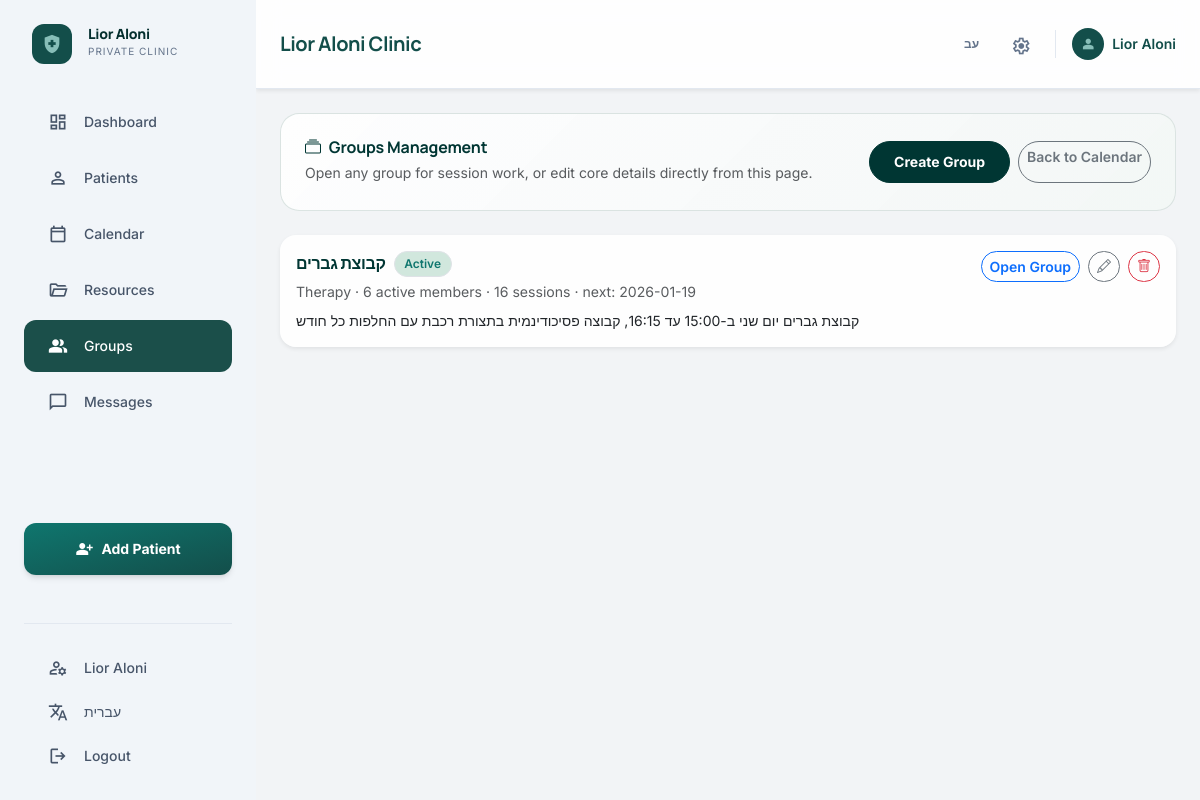
Before: /groups (signed in) with the older database file.
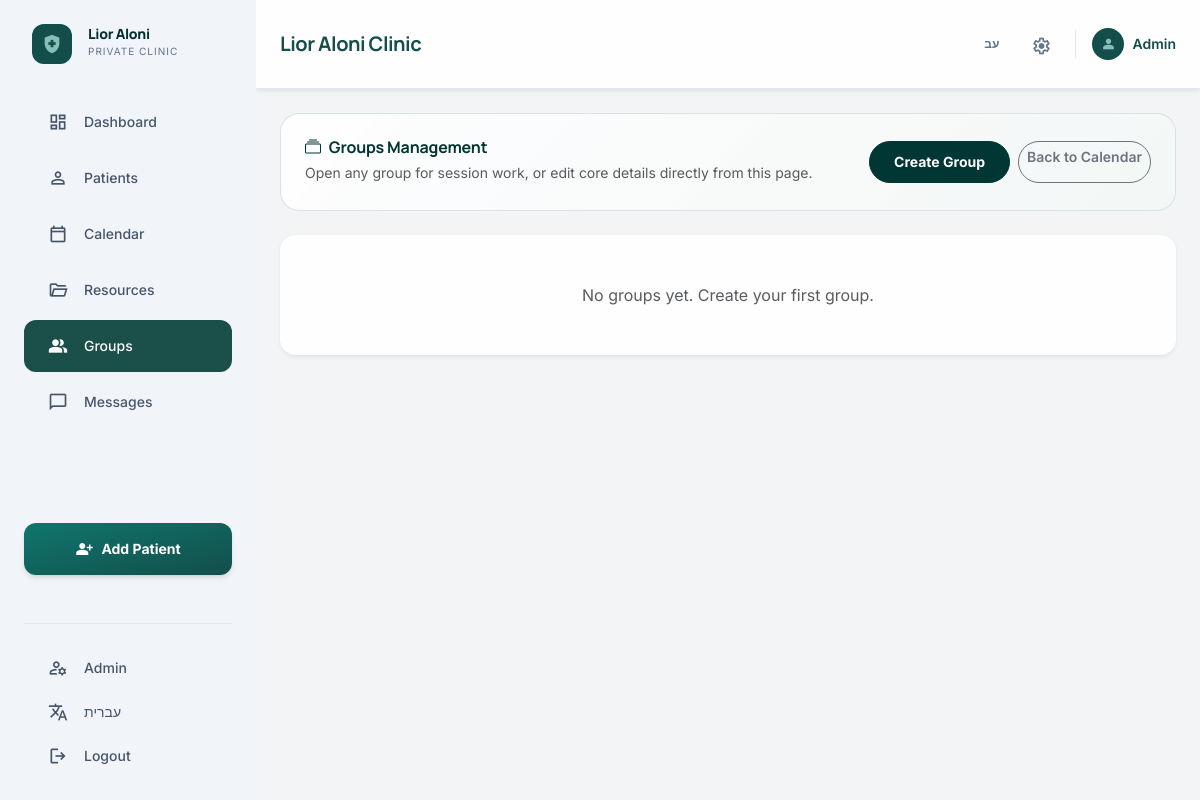
After: the same page with the newer database file.
### tables this page shows
CREATE TABLE users (
    id INTEGER PRIMARY KEY AUTOINCREMENT,
    username TEXT NOT NULL UNIQUE,
    display_name TEXT,
    password_hash TEXT NOT NULL,
    role TEXT NOT NULL CHECK(role IN ('admin', 'patient')),
    totp_secret TEXT,
    totp_enabled BOOLEAN DEFAULT 0,
    force_password_change BOOLEAN DEFAULT 0,
    email TEXT,
    phone TEXT,
    id_number TEXT,
    birth_date DATE,
    patient_id INTEGER,
    is_active BOOLEAN DEFAULT 1,
    created_at TIMESTAMP DEFAULT CURRENT_TIMESTAMP,
    FOREIGN KEY (patient_id) REFERENCES patients (id)
);

CREATE TABLE groups (
    id INTEGER PRIMARY KEY AUTOINCREMENT,
    name TEXT NOT NULL,
    group_type TEXT DEFAULT 'support',
    description TEXT,
    is_active BOOLEAN DEFAULT 1,
    created_at TIMESTAMP DEFAULT CURRENT_TIMESTAMP
);

### app.py (the view, shortened to what this page needs)
@app.route('/groups', methods=['GET', 'POST'])
@login_required
def groups_dashboard():
    if current_user.role != 'admin':
        return redirect(url_for('patient_home'))
    db = get_db()
    groups = db.execute('''
        SELECT g.*, COUNT(gm.patient_id) AS member_count,
               (
                 SELECT COUNT(*)
                 FROM group_sessions gs
                 WHERE gs.group_id = g.id
               ) AS session_count,
               (
                 SELECT MIN(gs2.session_date)
                 FROM group_sessions gs2
                 WHERE gs2.group_id = g.id AND COALESCE(gs2.status, 'scheduled') = 'scheduled'
               ) AS next_session_date
        FROM groups g
        LEFT JOIN group_members gm ON gm.group_id = g.id AND gm.left_at IS NULL
        GROUP BY g.id
        ORDER BY g.created_at DESC, g.name ASC
    ''').fetchall()
    return render_template('groups_overview.html', groups=groups)

### app.py (called while the page is built, shortened)
@app.context_processor
def inject_translations():
    def t(text):
        if session.get('lang') == 'he':
            return HEBREW_TRANSLATIONS.get(text, text)
        return text
    ui_density = (session.get('ui_density') or 'balanced').strip().lower()
    if ui_density not in {'compact', 'balanced', 'large'}:
        ui_density = 'balanced'
    return dict(t=t, lang=session.get('lang', 'en'), ui_density=ui_density)

@app.context_processor
def inject_global_vars():
    unread_messages = 0
    if current_user.is_authenticated:
        db = get_db()
        unread_messages = db.execute(
            'SELECT COUNT(*) as count FROM messages WHERE recipient_id = ? AND is_read = 0',
            (current_user.id,)
        ).fetchone()['count']
    return dict(unread_messages=unread_messages)

@app.before_request
def routine_backup_guard():
    if request.path.startswith('/static/'):
        return
    if app.config.get('TESTING'):
        return
    import os
    import time
    db_path = app.config.get('DATABASE_PATH') or app.config.get('DATABASE', DATABASE)
    if not db_path or not os.path.exists(db_path):
        return

### templates/groups_overview.html (shortened to what this page needs)
{% extends 'layout.html' %}
{% block content %}
{% set is_he = (lang == 'he') %}
{% macro txt(en, he) -%}
{{ he if is_he else en }}
{%- endmacro %}
{% macro group_type_label(group_type) -%}
{%- if group_type == 'support' -%}{{ txt('Support', 'תמיכה') }}
{%- elif group_type == 'skills' -%}{{ txt('Skills', 'מיומנויות') }}
{%- elif group_type == 'psychoeducation' -%}{{ txt('Psychoeducation', 'פסיכו-חינוך') }}
{%- elif group_type == 'therapy' -%}{{ txt('Therapy', 'טיפול') }}
{%- else -%}{{ group_type or txt('Unknown', 'לא ידוע') }}
{%- endif -%}
{%- endmacro %}
<div class="groups-hero p-3 p-md-4 mb-4 d-flex justify-content-between align-items-center flex-wrap gap-3">
    <div>
        <h2 class="mb-1 text-primary fw-bold group-overview-title"><i class="bi bi-collection me-2"></i>{{ txt('Groups Management', 'ניהול קבוצות') }}</h2>
        <p class="text-muted small mb-0">{{ txt('Open any group for session work, or edit core details directly from this page.', 'פתיחת קבוצה לעבודה על מפגשים או עריכת פרטי הליבה ישירות מהעמוד הזה.') }}</p>
    </div>
    <div class="d-flex gap-2 flex-wrap">
        <button type="button" class="btn btn-primary btn-sm rounded-pill" onclick="toggleCreateGroupPanel()">{{ txt('Create Group', 'יצירת קבוצה') }}</button>
        <a href="{{ url_for('weekly_calendar') }}" class="btn btn-outline-secondary btn-sm rounded-pill">{{ txt('Back to Calendar', 'חזרה ליומן') }}</a>
    </div>
</div>
<div class="d-flex flex-column gap-3">
    {% for group in groups %}
    <div class="card border-0 shadow-sm rounded-4 group-overview-card">
        <div class="card-body">
            <div class="d-flex justify-content-between align-items-start flex-wrap gap-3">
                <div>
                    <div class="d-flex align-items-center gap-2 flex-wrap mb-1">
                        <h5 class="fw-bold mb-0 text-primary">{{ group['name'] }}</h5>
                        <span class="badge rounded-pill {% if group['is_active'] %}bg-success-subtle text-success{% else %}bg-secondary-subtle text-secondary{% endif %} border">
                            {% if group['is_active'] %}{{ txt('Active', 'פעילה') }}{% else %}{{ txt('History', 'היסטוריה') }}{% endif %}
                        </span>
                    </div>
                    <div class="small text-muted group-overview-meta">
                        {{ group_type_label(group['group_type']) }} · {{ group['member_count'] }} {{ txt('active members', 'משתתפים פעילים') }} · {{ group['session_count'] }} {{ txt('sessions', 'מפגשים') }}
                        {% if group['next_session_date'] %} · {{ txt('next', 'הבא') }}: {{ group['next_session_date'] }}{% endif %}
                    </div>
                    {% if group['description'] %}
                    <div class="small mt-2">{{ group['description'] }}</div>
                    {% endif %}
                </div>
                <div class="d-flex gap-2 flex-wrap">
                    <a href="{{ url_for('group_detail', group_id=group['id']) }}" class="btn btn-outline-primary btn-sm rounded-pill">{{ txt('Open Group', 'פתיחת קבוצה') }}</a>
                    <button type="button" class="btn btn-outline-secondary btn-sm rounded-pill" onclick="toggleOverviewEdit({{ group['id'] }})">
                        <i class="bi bi-pencil"></i>
                    </button>
                    <button type="button" class="btn btn-outline-danger btn-sm rounded-pill" onclick="toggleOverviewDelete({{ group['id'] }})">
                        <i class="bi bi-trash"></i>
                    </button>
                </div>
            </div>
        </div>
    </div>
    {% else %}
    <div class="card border-0 shadow-sm rounded-4">
        <div class="card-body text-center text-muted py-5">
            {{ txt('No groups yet. Create your first group.', 'עדיין אין קבוצות. אפשר ליצור את הקבוצה הראשונה.') }}
        </div>
    </div>
    {% endfor %}
</div>
{% endblock %}

### templates/layout.html (shortened to what the changed rows need)
<!doctype html>
<html lang="{{ lang }}" data-density="{{ ui_density or 'balanced' }}" {% if lang == 'he' %}dir="rtl"{% endif %}>
<head>
    {% if lang == 'he' %}
    <link rel="stylesheet" href="https://cdn.jsdelivr.net/npm/bootstrap@5.3.3/dist/css/bootstrap.rtl.min.css">
    {% else %}
    <link href="https://cdn.jsdelivr.net/npm/bootstrap@5.3.3/dist/css/bootstrap.min.css" rel="stylesheet">
    {% endif %}
    <link rel="stylesheet" href="https://cdn.jsdelivr.net/npm/bootstrap-icons@1.11.3/font/bootstrap-icons.min.css">
    <script src="https://cdn.tailwindcss.com"></script>
    <link rel="stylesheet" href="{{ url_for('static', filename='style.css') }}">
</head>
<body class="bg-[#f2f4f6] text-[#191c1e]" data-endpoint="{{ request.endpoint or '' }}">
{% if current_user.is_authenticated and current_user.role == 'admin' %}
<div class="flex h-screen overflow-hidden">
    <aside id="adminSidebar" class="h-screen w-64 flex-shrink-0 bg-slate-100 flex flex-col p-4 z-40 overflow-y-auto
        fixed lg:static top-0 {% if lang == 'he' %}right-0{% else %}left-0{% endif %} -translate-x-full lg:translate-x-0 transition-transform duration-300">
        <div class="flex items-center gap-3 mb-8 px-2 flex-shrink-0">
            <div class="w-10 h-10 rounded-xl bg-[#134e4a] flex items-center justify-center flex-shrink-0">
                <span class="material-symbols-outlined text-[#87beb8] ms-fill" style="font-size:22px">health_and_safety</span>
            </div>
            <div class="min-w-0">
                <h1 class="font-black text-teal-950 leading-none text-sm truncate">{% if lang == 'he' %}ליאור אלוני{% else %}Lior Aloni{% endif %}</h1>
                <p class="text-[10px] text-slate-500 uppercase tracking-widest mt-0.5">{% if lang == 'he' %}קליניקה פרטית{% else %}Private Clinic{% endif %}</p>
            </div>
        </div>
        <nav class="flex-1 space-y-1">
            {% set endpoint_name = request.endpoint or '' %}
            {% macro nav_link(target, icon, label) %}
            <a href="{{ url_for(target) }}"
               class="flex items-center gap-3 rounded-xl px-4 py-3 font-medium text-sm transition-all duration-200 active:scale-95 {% if endpoint_name == target %}sidebar-link-active{% else %}text-slate-600 hover:bg-slate-200 hover:text-teal-800{% endif %}">
                <span class="material-symbols-outlined {% if endpoint_name == target %}ms-fill{% endif %}" style="font-size:20px">{{ icon }}</span>
                <span>{{ label }}</span>
            </a>
            {% endmacro %}
            {{ nav_link('admin_dashboard',  'dashboard',      t('Dashboard')) }}
            {{ nav_link('crm_dashboard',    'person',         t('Patients')) }}
            {{ nav_link('weekly_calendar',  'calendar_today', t('Calendar')) }}
            {{ nav_link('manage_resources', 'folder_open',    t('Resources')) }}
            {{ nav_link('groups_dashboard', 'group',          t('Groups')) }}
            <a href="#"
               class="flex items-center gap-3 rounded-xl px-4 py-3 font-medium text-sm transition-all duration-200 text-slate-600 hover:bg-slate-200 hover:text-teal-800 active:scale-95"
               data-bs-toggle="offcanvas" data-bs-target="#messagesOffcanvas" aria-controls="messagesOffcanvas">
                <span class="material-symbols-outlined" style="font-size:20px">chat_bubble</span>
                <span>{{ t('Messages') }}</span>
            </a>
        </nav>
        <a href="{{ url_for('add_patient') }}"
           class="mt-4 mb-5 flex items-center justify-center gap-2 bg-gradient-to-br from-teal-700 to-teal-900 text-white py-3 px-4 rounded-xl font-bold text-sm shadow-md hover:opacity-90 transition-opacity flex-shrink-0">
            <span class="material-symbols-outlined ms-fill" style="font-size:18px">person_add</span>
            <span>{{ t('Add Patient') }}</span>
        </a>
        <div class="border-t border-slate-200 pt-4 space-y-1 flex-shrink-0">
            <a href="{{ url_for('admin_profile') }}"
               class="flex items-center gap-3 text-slate-600 hover:bg-slate-200 rounded-xl px-4 py-2.5 transition-all duration-200 text-sm font-medium">
                <span class="material-symbols-outlined" style="font-size:20px">manage_accounts</span>
                <span class="truncate">{{ current_user.display_name or current_user.username }}</span>
            </a>
            <a href="{{ url_for('set_lang', lang='he' if lang == 'en' else 'en') }}"
               class="flex items-center gap-3 text-slate-600 hover:bg-slate-200 rounded-xl px-4 py-2.5 transition-all duration-200 text-sm font-medium">
                <span class="material-symbols-outlined" style="font-size:20px">translate</span>
                <span>{% if lang == 'en' %}עברית{% else %}English{% endif %}</span>
            </a>
            <a href="{{ url_for('logout') }}"
               class="flex items-center gap-3 text-slate-600 hover:bg-slate-200 rounded-xl px-4 py-2.5 transition-all duration-200 text-sm font-medium">
                <span class="material-symbols-outlined" style="font-size:20px">logout</span>
                <span>{{ t('Logout') }}</span>
            </a>
        </div>
    </aside>
    <div class="flex-1 flex flex-col min-w-0 overflow-hidden">
        <header class="bg-white/90 backdrop-blur-md border-b border-slate-200 flex justify-between items-center px-6 py-4 flex-shrink-0 z-30 shadow-sm">
            <div class="flex items-center gap-4">
                <h2 class="text-xl font-bold text-teal-900 font-headline tracking-tight">
                    {% block page_title %}{% if lang == 'he' %}ליאור אלוני{% else %}Lior Aloni Clinic{% endif %}{% endblock %}
                </h2>
            </div>
            <div class="flex items-center gap-3">
                <a href="{{ url_for('set_lang', lang='he' if lang == 'en' else 'en') }}"
                   class="p-2 text-slate-500 hover:text-teal-700 hover:bg-slate-100 rounded-lg transition-colors text-xs font-bold leading-none">
                    {% if lang == 'en' %}עב{% else %}EN{% endif %}
                </a>
                <a href="{{ url_for('admin_profile') }}"
                   class="p-2 text-slate-500 hover:text-teal-700 hover:bg-slate-100 rounded-lg transition-colors">
                    <span class="material-symbols-outlined" style="font-size:20px">settings</span>
                </a>
                <div class="flex items-center gap-2">
                    <div class="w-8 h-8 rounded-full bg-[#134e4a] flex items-center justify-center flex-shrink-0">
                        <span class="material-symbols-outlined text-[#87beb8] ms-fill" style="font-size:16px">person</span>
                    </div>
                    <span class="text-sm font-semibold text-teal-900 hidden md:block">{{ current_user.display_name or current_user.username }}</span>
                </div>
            </div>
        </header>
        <main class="flex-1 overflow-y-auto px-6 py-6 app-shell">
{% endif %}
{% block content %}{% endblock %}
{% if current_user.is_authenticated and current_user.role == 'admin' %}
        </main>
    </div>
</div>
{% elif current_user.is_authenticated and current_user.role == 'patient' %}
</main>
{% else %}
</main>
<footer class="py-6 border-t border-slate-200 text-center">
    <span class="text-slate-500 text-sm">© 2026 Private Psychotherapy Clinic. Calm operations for modern care.</span>
</footer>
{% endif %}
</body>
</html>

Changed rows visible on the page:
removed groups: name "קבוצת גברים", he "Active Therapy active members sessions next Open Group", member_count "6", session_count "16", next_session_date "2026-01-19", description "קבוצת גברים יום שני ב-15:00 עד 16:15, קבוצה פסיכודינמית בתצורת רכבת עם החלפות כל חודש"
changed users: display_name "Lior Aloni" → "Admin"
Other visible differences:
{{ he if is_he else en }}: "Groups Management Open any group for session work, or edit core details directly from this page. Create Group Back to Calendar" → "…Group Back to Calendar No groups yet. Create your first group."
